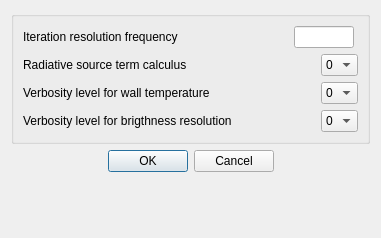
<?xml version="1.0" encoding="UTF-8"?>
<ui version="4.0">
 <class>ThermalRadiationAdvancedDialogForm</class>
 <widget class="QDialog" name="ThermalRadiationAdvancedDialogForm">
  <property name="geometry">
   <rect>
    <x>0</x>
    <y>0</y>
    <width>381</width>
    <height>238</height>
   </rect>
  </property>
  <property name="windowTitle">
   <string>Dialog</string>
  </property>
  <layout class="QGridLayout">
   <item row="0" column="0">
    <widget class="QGroupBox" name="groupBox">
     <property name="toolTip">
      <string>&lt;html&gt;&lt;head/&gt;&lt;body&gt;&lt;p&gt;&lt;span style=&quot; font-size:9pt;&quot;&gt;Define the resolution frequency, the method to calculate the radiative source term,&lt;/span&gt;&lt;/p&gt;&lt;p&gt;&lt;span style=&quot; font-size:9pt;&quot;&gt;and verbosity levels for thermal radiative transfers.&lt;/span&gt;&lt;/p&gt;&lt;/body&gt;&lt;/html&gt;</string>
     </property>
     <property name="title">
      <string/>
     </property>
     <layout class="QGridLayout">
      <item row="0" column="0">
       <widget class="QLabel" name="labelFreq">
        <property name="toolTip">
         <string>&lt;html&gt;&lt;head/&gt;&lt;body&gt;&lt;p&gt;&lt;span style=&quot; font-size:9pt;&quot;&gt;Define the resolution frequency. The radiation module will be called every time &lt;/span&gt;&lt;span style=&quot; font-size:9pt; font-weight:600;&quot;&gt;NTCABS&lt;/span&gt;&lt;span style=&quot; font-size:9pt;&quot;&gt; is a multiple of &lt;/span&gt;&lt;span style=&quot; font-size:9pt; font-weight:600;&quot;&gt;NFREQR&lt;/span&gt;&lt;span style=&quot; font-size:9pt;&quot;&gt;.&lt;/span&gt;&lt;/p&gt;&lt;p&gt;&lt;span style=&quot; font-size:9pt;&quot;&gt;(code_saturne key words: &lt;/span&gt;&lt;span style=&quot; font-size:9pt; font-weight:600;&quot;&gt;NREFQR&lt;/span&gt;&lt;span style=&quot; font-size:9pt;&quot;&gt;)&lt;/span&gt;&lt;/p&gt;&lt;/body&gt;&lt;/html&gt;</string>
        </property>
        <property name="text">
         <string>Iteration resolution frequency</string>
        </property>
       </widget>
      </item>
      <item row="0" column="1" colspan="4">
       <spacer>
        <property name="orientation">
         <enum>Qt::Horizontal</enum>
        </property>
        <property name="sizeHint" stdset="0">
         <size>
          <width>20</width>
          <height>20</height>
         </size>
        </property>
       </spacer>
      </item>
      <item row="0" column="5" colspan="2">
       <widget class="QLineEdit" name="lineEditFreq">
        <property name="minimumSize">
         <size>
          <width>60</width>
          <height>0</height>
         </size>
        </property>
        <property name="maximumSize">
         <size>
          <width>60</width>
          <height>16777215</height>
         </size>
        </property>
        <property name="toolTip">
         <string>&lt;html&gt;&lt;head/&gt;&lt;body&gt;&lt;p&gt;&lt;span style=&quot; font-size:9pt;&quot;&gt;Define the resolution frequency. The radiation module will be called every time &lt;/span&gt;&lt;span style=&quot; font-size:9pt; font-weight:600;&quot;&gt;NTCABS&lt;/span&gt;&lt;span style=&quot; font-size:9pt;&quot;&gt; is a multiple of &lt;/span&gt;&lt;span style=&quot; font-size:9pt; font-weight:600;&quot;&gt;NFREQR&lt;/span&gt;&lt;span style=&quot; font-size:9pt;&quot;&gt;.&lt;/span&gt;&lt;/p&gt;&lt;p&gt;&lt;span style=&quot; font-size:9pt;&quot;&gt;(code_saturne key words: &lt;/span&gt;&lt;span style=&quot; font-size:9pt; font-weight:600;&quot;&gt;NFREQR&lt;/span&gt;&lt;span style=&quot; font-size:9pt;&quot;&gt;)&lt;/span&gt;&lt;/p&gt;&lt;/body&gt;&lt;/html&gt;</string>
        </property>
       </widget>
      </item>
      <item row="1" column="0" colspan="2">
       <widget class="QLabel" name="labelTSRay">
        <property name="toolTip">
         <string>&lt;html&gt;&lt;head/&gt;&lt;body&gt;&lt;p&gt;&lt;span style=&quot; font-size:9pt;&quot;&gt;Indicate the method used to calculate the radiative source term:&lt;/span&gt;&lt;/p&gt;&lt;p&gt;&lt;span style=&quot; font-size:9pt;&quot;&gt;- 0 for a semi-analytic calculation (compulsory with transparent media),&lt;/span&gt;&lt;/p&gt;&lt;p&gt;&lt;span style=&quot; font-size:9pt;&quot;&gt;- 1 for a conservative calculation,&lt;/span&gt;&lt;/p&gt;&lt;p&gt;&lt;span style=&quot; font-size:9pt;&quot;&gt;- 2 for a semi-analytic calculation corrected in order&lt;/span&gt;&lt;/p&gt;&lt;p&gt;&lt;span style=&quot; font-size:9pt;&quot;&gt;to be globally conservative.&lt;/span&gt;&lt;/p&gt;&lt;p&gt;&lt;span style=&quot; font-size:9pt;&quot;&gt;(code_saturne key words: &lt;/span&gt;&lt;span style=&quot; font-size:9pt; font-weight:600;&quot;&gt;IDIVER&lt;/span&gt;&lt;span style=&quot; font-size:9pt;&quot;&gt;)&lt;/span&gt;&lt;/p&gt;&lt;/body&gt;&lt;/html&gt;</string>
        </property>
        <property name="text">
         <string>Radiative source term calculus</string>
        </property>
       </widget>
      </item>
      <item row="1" column="2" colspan="4">
       <spacer>
        <property name="orientation">
         <enum>Qt::Horizontal</enum>
        </property>
        <property name="sizeHint" stdset="0">
         <size>
          <width>20</width>
          <height>20</height>
         </size>
        </property>
       </spacer>
      </item>
      <item row="1" column="6">
       <widget class="QComboBox" name="comboBoxTSRay">
        <property name="maximumSize">
         <size>
          <width>60</width>
          <height>16777215</height>
         </size>
        </property>
        <property name="toolTip">
         <string>&lt;html&gt;&lt;head/&gt;&lt;body&gt;&lt;p&gt;&lt;span style=&quot; font-size:9pt;&quot;&gt;Indicate the method used to calculate the radiative source term:&lt;/span&gt;&lt;/p&gt;&lt;p&gt;&lt;span style=&quot; font-size:9pt;&quot;&gt;  -1 to avoid renormalization&lt;/span&gt;&lt;/p&gt;&lt;p&gt;&lt;span style=&quot; font-size:9pt;&quot;&gt;  0 for a semi-analytic calculation (compulsory with transparent media),&lt;/span&gt;&lt;/p&gt;&lt;p&gt;&lt;span style=&quot; font-size:9pt;&quot;&gt;   1 for a conservative calculation,&lt;/span&gt;&lt;/p&gt;&lt;p&gt;&lt;span style=&quot; font-size:9pt;&quot;&gt;  2 for a semi-analytic calculation corrected in order to be globally conservative.&lt;/span&gt;&lt;/p&gt;&lt;p&gt;&lt;span style=&quot; font-size:9pt;&quot;&gt;(code_saturne key word: &lt;/span&gt;&lt;span style=&quot; font-size:9pt; font-weight:600;&quot;&gt;idiver&lt;/span&gt;&lt;span style=&quot; font-size:9pt;&quot;&gt;)&lt;/span&gt;&lt;/p&gt;&lt;/body&gt;&lt;/html&gt;</string>
        </property>
        <item>
         <property name="text">
          <string>0</string>
         </property>
        </item>
        <item>
         <property name="text">
          <string>1</string>
         </property>
        </item>
        <item>
         <property name="text">
          <string>2</string>
         </property>
        </item>
       </widget>
      </item>
      <item row="2" column="0" colspan="3">
       <widget class="QLabel" name="labelPrintT">
        <property name="toolTip">
         <string>&lt;html&gt;&lt;head/&gt;&lt;body&gt;&lt;p&gt;&lt;span style=&quot; font-size:9pt;&quot;&gt;Verbosity level concerning the calculation of wall temperatures:&lt;/span&gt;&lt;/p&gt;&lt;p&gt;&lt;span style=&quot; font-size:9pt;&quot;&gt;- 0: no display,&lt;/span&gt;&lt;/p&gt;&lt;p&gt;&lt;span style=&quot; font-size:9pt;&quot;&gt;- 1: standard,&lt;/span&gt;&lt;/p&gt;&lt;p&gt;&lt;span style=&quot; font-size:9pt;&quot;&gt;- 2: complete.&lt;/span&gt;&lt;/p&gt;&lt;p&gt;&lt;span style=&quot; font-size:9pt;&quot;&gt;(code_saturne key words: &lt;/span&gt;&lt;span style=&quot; font-size:9pt; font-weight:600;&quot;&gt;IIMPAR&lt;/span&gt;&lt;span style=&quot; font-size:9pt;&quot;&gt;)&lt;/span&gt;&lt;/p&gt;&lt;/body&gt;&lt;/html&gt;</string>
        </property>
        <property name="text">
         <string>Verbosity level for wall temperature</string>
        </property>
       </widget>
      </item>
      <item row="2" column="3" colspan="3">
       <spacer>
        <property name="orientation">
         <enum>Qt::Horizontal</enum>
        </property>
        <property name="sizeHint" stdset="0">
         <size>
          <width>20</width>
          <height>20</height>
         </size>
        </property>
       </spacer>
      </item>
      <item row="2" column="6">
       <widget class="QComboBox" name="comboBoxPrintT">
        <property name="maximumSize">
         <size>
          <width>60</width>
          <height>16777215</height>
         </size>
        </property>
        <property name="toolTip">
         <string>&lt;html&gt;&lt;head/&gt;&lt;body&gt;&lt;p&gt;&lt;span style=&quot; font-size:9pt;&quot;&gt;Verbosity level concerning the calculation of wall temperatures:&lt;/span&gt;&lt;/p&gt;&lt;p&gt;&lt;span style=&quot; font-size:9pt;&quot;&gt;- 0: no display,&lt;/span&gt;&lt;/p&gt;&lt;p&gt;&lt;span style=&quot; font-size:9pt;&quot;&gt;- 1: standard,&lt;/span&gt;&lt;/p&gt;&lt;p&gt;&lt;span style=&quot; font-size:9pt;&quot;&gt;- 2: complete.&lt;/span&gt;&lt;/p&gt;&lt;p&gt;&lt;span style=&quot; font-size:9pt;&quot;&gt;(code_saturne key words: &lt;/span&gt;&lt;span style=&quot; font-size:9pt; font-weight:600;&quot;&gt;IIMPAR&lt;/span&gt;&lt;span style=&quot; font-size:9pt;&quot;&gt;)&lt;/span&gt;&lt;/p&gt;&lt;/body&gt;&lt;/html&gt;</string>
        </property>
        <item>
         <property name="text">
          <string>0</string>
         </property>
        </item>
        <item>
         <property name="text">
          <string>1</string>
         </property>
        </item>
        <item>
         <property name="text">
          <string>2</string>
         </property>
        </item>
       </widget>
      </item>
      <item row="3" column="0" colspan="4">
       <widget class="QLabel" name="labelPrintL">
        <property name="toolTip">
         <string>&lt;html&gt;&lt;head/&gt;&lt;body&gt;&lt;p&gt;&lt;span style=&quot; font-size:9pt;&quot;&gt;Verbosity level concerning the solution of the radiative transfer equation:&lt;/span&gt;&lt;/p&gt;&lt;p&gt;&lt;span style=&quot; font-size:9pt;&quot;&gt;- 0: no display,&lt;/span&gt;&lt;/p&gt;&lt;p&gt;&lt;span style=&quot; font-size:9pt;&quot;&gt;- 1: standard,&lt;/span&gt;&lt;/p&gt;&lt;p&gt;&lt;span style=&quot; font-size:9pt;&quot;&gt;- 2: complete.&lt;/span&gt;&lt;/p&gt;&lt;p&gt;&lt;span style=&quot; font-size:9pt;&quot;&gt;(code_saturne key words: &lt;/span&gt;&lt;span style=&quot; font-size:9pt; font-weight:600;&quot;&gt;IIMLUM&lt;/span&gt;&lt;span style=&quot; font-size:9pt;&quot;&gt;)&lt;/span&gt;&lt;/p&gt;&lt;/body&gt;&lt;/html&gt;</string>
        </property>
        <property name="text">
         <string>Verbosity level for brigthness resolution</string>
        </property>
       </widget>
      </item>
      <item row="3" column="4" colspan="2">
       <spacer>
        <property name="orientation">
         <enum>Qt::Horizontal</enum>
        </property>
        <property name="sizeHint" stdset="0">
         <size>
          <width>20</width>
          <height>20</height>
         </size>
        </property>
       </spacer>
      </item>
      <item row="3" column="6">
       <widget class="QComboBox" name="comboBoxPrintL">
        <property name="maximumSize">
         <size>
          <width>60</width>
          <height>16777215</height>
         </size>
        </property>
        <property name="toolTip">
         <string>&lt;html&gt;&lt;head/&gt;&lt;body&gt;&lt;p&gt;&lt;span style=&quot; font-size:9pt;&quot;&gt;Verbosity level concerning the solution of the radiative transfer equation:&lt;/span&gt;&lt;/p&gt;&lt;p&gt;&lt;span style=&quot; font-size:9pt;&quot;&gt;- 0: no display,&lt;/span&gt;&lt;/p&gt;&lt;p&gt;&lt;span style=&quot; font-size:9pt;&quot;&gt;- 1: standard,&lt;/span&gt;&lt;/p&gt;&lt;p&gt;&lt;span style=&quot; font-size:9pt;&quot;&gt;- 2: complete.&lt;/span&gt;&lt;/p&gt;&lt;p&gt;&lt;span style=&quot; font-size:9pt;&quot;&gt;(code_saturne key words: &lt;/span&gt;&lt;span style=&quot; font-size:9pt; font-weight:600;&quot;&gt;IIMLUM&lt;/span&gt;&lt;span style=&quot; font-size:9pt;&quot;&gt;)&lt;/span&gt;&lt;/p&gt;&lt;/body&gt;&lt;/html&gt;</string>
        </property>
        <item>
         <property name="text">
          <string>0</string>
         </property>
        </item>
        <item>
         <property name="text">
          <string>1</string>
         </property>
        </item>
        <item>
         <property name="text">
          <string>2</string>
         </property>
        </item>
       </widget>
      </item>
     </layout>
    </widget>
   </item>
   <item row="1" column="0">
    <widget class="QDialogButtonBox" name="buttonBox">
     <property name="orientation">
      <enum>Qt::Horizontal</enum>
     </property>
     <property name="standardButtons">
      <set>QDialogButtonBox::Cancel|QDialogButtonBox::Ok</set>
     </property>
     <property name="centerButtons">
      <bool>true</bool>
     </property>
    </widget>
   </item>
   <item row="2" column="0">
    <spacer>
     <property name="orientation">
      <enum>Qt::Vertical</enum>
     </property>
     <property name="sizeHint" stdset="0">
      <size>
       <width>280</width>
       <height>16</height>
      </size>
     </property>
    </spacer>
   </item>
  </layout>
 </widget>
 <resources/>
 <connections>
  <connection>
   <sender>buttonBox</sender>
   <signal>accepted()</signal>
   <receiver>ThermalRadiationAdvancedDialogForm</receiver>
   <slot>accept()</slot>
   <hints>
    <hint type="sourcelabel">
     <x>248</x>
     <y>254</y>
    </hint>
    <hint type="destinationlabel">
     <x>157</x>
     <y>274</y>
    </hint>
   </hints>
  </connection>
  <connection>
   <sender>buttonBox</sender>
   <signal>rejected()</signal>
   <receiver>ThermalRadiationAdvancedDialogForm</receiver>
   <slot>reject()</slot>
   <hints>
    <hint type="sourcelabel">
     <x>316</x>
     <y>260</y>
    </hint>
    <hint type="destinationlabel">
     <x>286</x>
     <y>274</y>
    </hint>
   </hints>
  </connection>
 </connections>
</ui>
